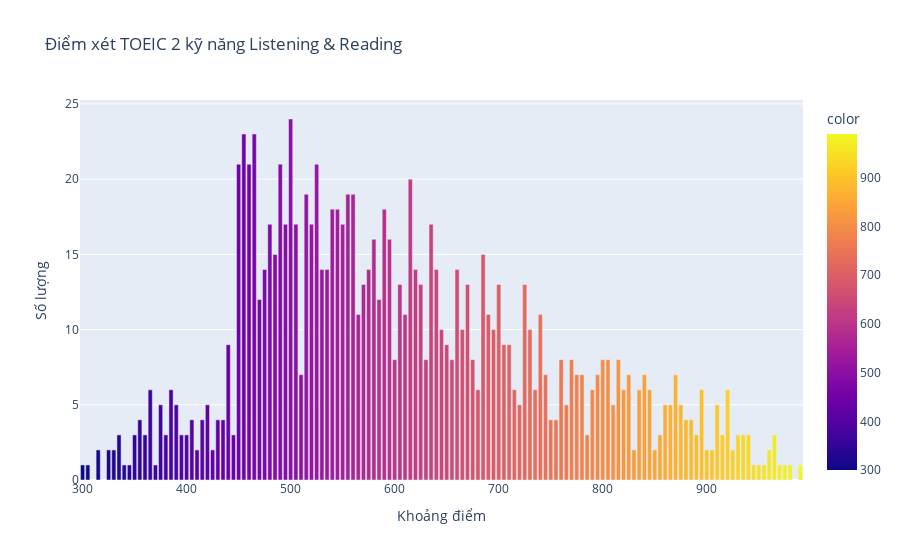

Here is the notebook cell this chart was saved with:
### Code cell
fig = px.bar(x = chungchi_toeicLR["TongDiem"].value_counts().index,
             y = chungchi_toeicLR["TongDiem"].value_counts().values,
             labels = {'x': "Khoảng điểm",
                     'y': "Số lượng"},
             color = chungchi_toeicLR["TongDiem"].value_counts().index,
             title="Điểm xét TOEIC 2 kỹ năng Listening & Reading")
fig

### Figure 1 — Plotly figure (JSON) as saved in the notebook; plotly's stock layout.template omitted (floating-point values rounded to 4 significant figures; data arrays with more than 128 entries replaced by an {"elided": "..."} marker saying what was removed)
{"data": [{"alignmentgroup": "True", "hovertemplate": "Khoảng điểm=%{x}<br>Số lượng=%{y}<br>color=%{marker.color}<extra></extra>", "legendgroup": "", "marker": {"color": {"elided": "136 int values"}, "coloraxis": "coloraxis", "pattern": {"shape": ""}}, "name": "", "offsetgroup": "", "orientation": "v", "showlegend": false, "textposition": "auto", "type": "bar", "x": {"elided": "136 int values"}, "xaxis": "x", "y": {"elided": "136 int values"}, "yaxis": "y"}], "layout": {"barmode": "relative", "coloraxis": {"colorbar": {"title": {"text": "color"}}, "colorscale": [[0, "#0d0887"], [0.1111, "#46039f"], [0.2222, "#7201a8"], [0.3333, "#9c179e"], [0.4444, "#bd3786"], [0.5556, "#d8576b"], [0.6667, "#ed7953"], [0.7778, "#fb9f3a"], [0.8889, "#fdca26"], [1, "#f0f921"]]}, "legend": {"tracegroupgap": 0}, "title": {"text": "Điểm xét TOEIC 2 kỹ năng Listening & Reading"}, "xaxis": {"anchor": "y", "domain": [0, 1], "title": {"text": "Khoảng điểm"}}, "yaxis": {"anchor": "x", "domain": [0, 1], "title": {"text": "Số lượng"}}}}
